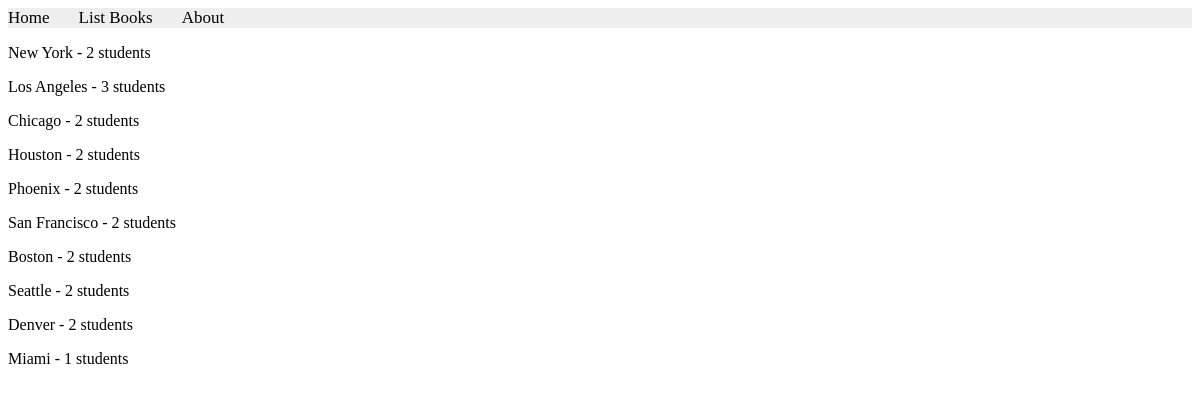
Page /books/lab8/task7 on the committed database.
### apps/bookmodule/models.py (models this page shows, shortened)
class Address(models.Model):
    city = models.CharField(max_length=100)

### apps/bookmodule/views.py (the view)
# urls.py: path('lab8/task7', views.task7, name='task7'),
def task7(request):
    student_count = Address.objects.annotate(num_students=Count('student'))
    return render(request, 'bookmodule/task7.html', {'student_count': student_count})

### apps/templates/bookmodule/task7.html (shortened to what this page needs)
{% extends "layouts/base.html" %}
{% load static %}
{% block content %}
{% for address in student_count %}
    <p>{{ address.city }} - {{ address.num_students }} students</p>
{% endfor %}
{% endblock content %}

### rows in the picture
Address: city "New York", num_students "2"
Address: city "Los Angeles", num_students "3"
Address: city "Chicago", num_students "2"
Address: city "Houston", num_students "2"
Address: city "Phoenix", num_students "2"
Address: city "San Francisco", num_students "2"
Address: city "Boston", num_students "2"
Address: city "Seattle", num_students "2"
Address: city "Denver", num_students "2"
Address: city "Miami", num_students "1"
